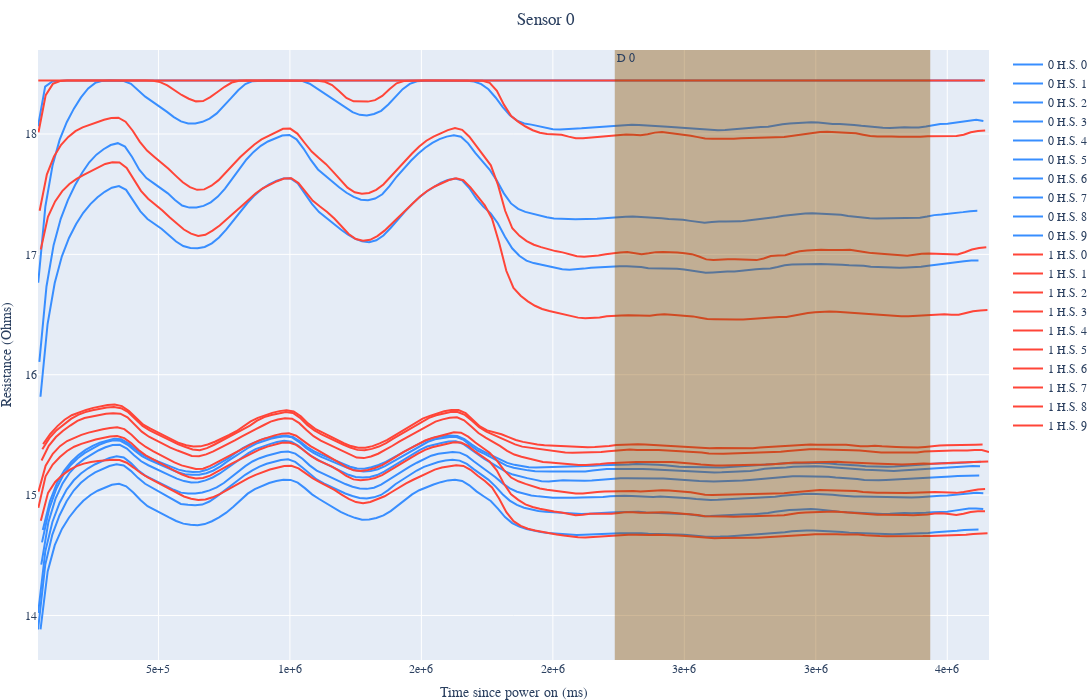

Write notebook code for a chart like this one.
### Code cell
plot_matrices_data_arr(sensor_data, 0, sensor_labels, skip=1, cut=1)

### Figure 1 — Plotly figure (JSON) as saved in the notebook; plotly's stock layout.template omitted (floating-point values rounded to 4 significant figures; data arrays with more than 128 entries replaced by an {"elided": "..."} marker saying what was removed)
{"data": [{"line": {"color": "#388eff"}, "mode": "lines", "name": "0 H.S. 0", "showlegend": true, "type": "scatter", "x": {"elided": "133 int values"}, "y": {"elided": "133 float values"}}, {"line": {"color": "#388eff"}, "mode": "lines", "name": "0 H.S. 1", "showlegend": true, "type": "scatter", "x": {"elided": "133 int values"}, "y": {"elided": "133 float values"}}, {"line": {"color": "#388eff"}, "mode": "lines", "name": "0 H.S. 2", "showlegend": true, "type": "scatter", "x": {"elided": "133 int values"}, "y": {"elided": "133 float values"}}, {"line": {"color": "#388eff"}, "mode": "lines", "name": "0 H.S. 3", "showlegend": true, "type": "scatter", "x": {"elided": "133 int values"}, "y": {"elided": "133 float values"}}, {"line": {"color": "#388eff"}, "mode": "lines", "name": "0 H.S. 4", "showlegend": true, "type": "scatter", "x": {"elided": "132 int values"}, "y": {"elided": "132 float values"}}, {"line": {"color": "#388eff"}, "mode": "lines", "name": "0 H.S. 5", "showlegend": true, "type": "scatter", "x": {"elided": "132 int values"}, "y": {"elided": "132 float values"}}, {"line": {"color": "#388eff"}, "mode": "lines", "name": "0 H.S. 6", "showlegend": true, "type": "scatter", "x": {"elided": "132 int values"}, "y": {"elided": "132 float values"}}, {"line": {"color": "#388eff"}, "mode": "lines", "name": "0 H.S. 7", "showlegend": true, "type": "scatter", "x": {"elided": "132 int values"}, "y": {"elided": "132 float values"}}, {"line": {"color": "#388eff"}, "mode": "lines", "name": "0 H.S. 8", "showlegend": true, "type": "scatter", "x": {"elided": "132 int values"}, "y": {"elided": "132 float values"}}, {"line": {"color": "#388eff"}, "mode": "lines", "name": "0 H.S. 9", "showlegend": true, "type": "scatter", "x": {"elided": "132 int values"}, "y": {"elided": "132 float values"}}, {"line": {"color": "#ff4538"}, "mode": "lines", "name": "1 H.S. 0", "showlegend": true, "type": "scatter", "x": {"elided": "133 int values"}, "y": {"elided": "133 float values"}}, {"line": {"color": "#ff4538"}, "mode": "lines", "name": "1 H.S. 1", "showlegend": true, "type": "scatter", "x": {"elided": "133 int values"}, "y": {"elided": "133 float values"}}, {"line": {"color": "#ff4538"}, "mode": "lines", "name": "1 H.S. 2", "showlegend": true, "type": "scatter", "x": {"elided": "133 int values"}, "y": {"elided": "133 float values"}}, {"line": {"color": "#ff4538"}, "mode": "lines", "name": "1 H.S. 3", "showlegend": true, "type": "scatter", "x": {"elided": "133 int values"}, "y": {"elided": "133 float values"}}, {"line": {"color": "#ff4538"}, "mode": "lines", "name": "1 H.S. 4", "showlegend": true, "type": "scatter", "x": {"elided": "133 int values"}, "y": {"elided": "133 float values"}}, {"line": {"color": "#ff4538"}, "mode": "lines", "name": "1 H.S. 5", "showlegend": true, "type": "scatter", "x": {"elided": "133 int values"}, "y": {"elided": "133 float values"}}, {"line": {"color": "#ff4538"}, "mode": "lines", "name": "1 H.S. 6", "showlegend": true, "type": "scatter", "x": {"elided": "133 int values"}, "y": {"elided": "133 float values"}}, {"line": {"color": "#ff4538"}, "mode": "lines", "name": "1 H.S. 7", "showlegend": true, "type": "scatter", "x": {"elided": "133 int values"}, "y": {"elided": "133 float values"}}, {"line": {"color": "#ff4538"}, "mode": "lines", "name": "1 H.S. 8", "showlegend": true, "type": "scatter", "x": {"elided": "133 int values"}, "y": {"elided": "133 float values"}}, {"line": {"color": "#ff4538"}, "mode": "lines", "name": "1 H.S. 9", "showlegend": true, "type": "scatter", "x": {"elided": "132 int values"}, "y": {"elided": "132 float values"}}], "layout": {"annotations": [{"showarrow": false, "text": "D 0", "x": 2235529, "xanchor": "left", "xref": "x", "y": 1, "yanchor": "top", "yref": "y domain"}], "font": {"family": "Times New Roman"}, "height": 700, "margin": {"b": 0, "l": 0, "r": 10, "t": 50}, "shapes": [{"fillcolor": "#895002", "line": {"width": 0}, "opacity": 0.4, "type": "rect", "x0": 2235529, "x1": 3435298, "xref": "x", "y0": 0, "y1": 1, "yref": "y domain"}], "title": {"font": {"family": "Times New Roman"}, "pad": {"b": 0, "l": 0, "r": 0, "t": 0}, "text": "Sensor 0", "x": 0.5}, "width": 1200, "xaxis": {"tickformat": ".0e", "title": {"text": "Time since power on (ms)"}}, "yaxis": {"title": {"text": "Resistance (Ohms)"}}}}
